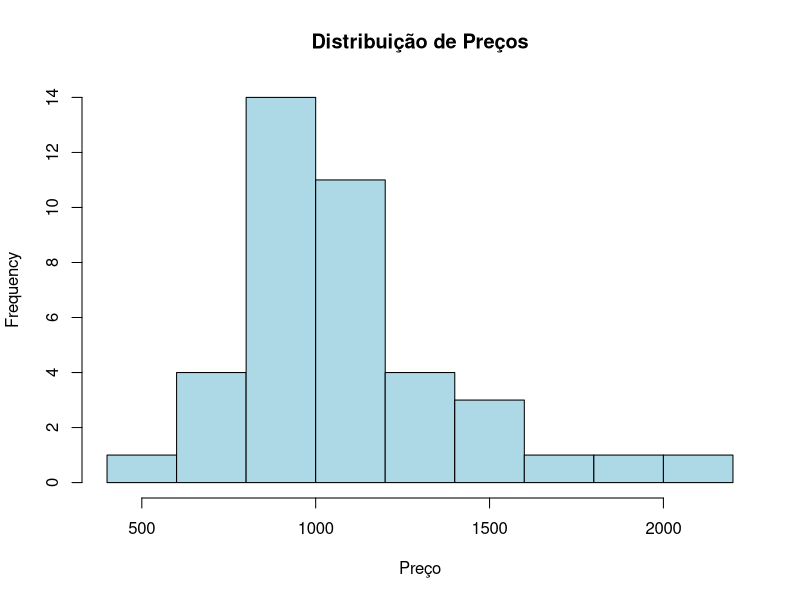
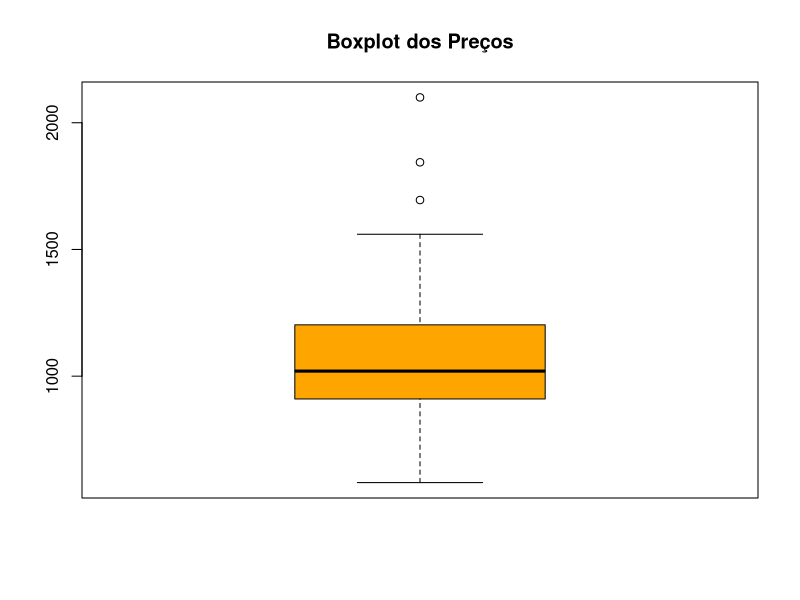

Write R code to recreate these figures, in order.
#Script: imoveis-com-branches
# Projeto: Imoveis

# =========================
# 1. Leitura do banco de dados
# =========================

# Definir diretório (opcional)
# setwd("caminho/da/sua/pasta")

# Leitura do arquivo CSV
dados_imoveis <- read.csv("imoveis - imoveis.csv", 
                          header = TRUE, 
                          sep = ",", 
                          stringsAsFactors = FALSE)

# Visualizar dados
head(dados_imoveis)
str(dados_imoveis)


# =========================
# 2. Gráficos
# =========================

# Histograma (exemplo com preço)
hist(dados_imoveis$preco,
     main = "Distribuição de Preços",
     xlab = "Preço",
     col = "lightblue")

# Boxplot
boxplot(dados_imoveis$preco,
        main = "Boxplot dos Preços",
        col = "orange")


# =========================
# 3. Medidas
# =========================

# Média
mean(dados_imoveis$preco, na.rm = TRUE)

# Mediana
median(dados_imoveis$preco, na.rm = TRUE)

# Desvio padrão
sd(dados_imoveis$preco, na.rm = TRUE)

# Resumo geral
summary(dados_imoveis)
